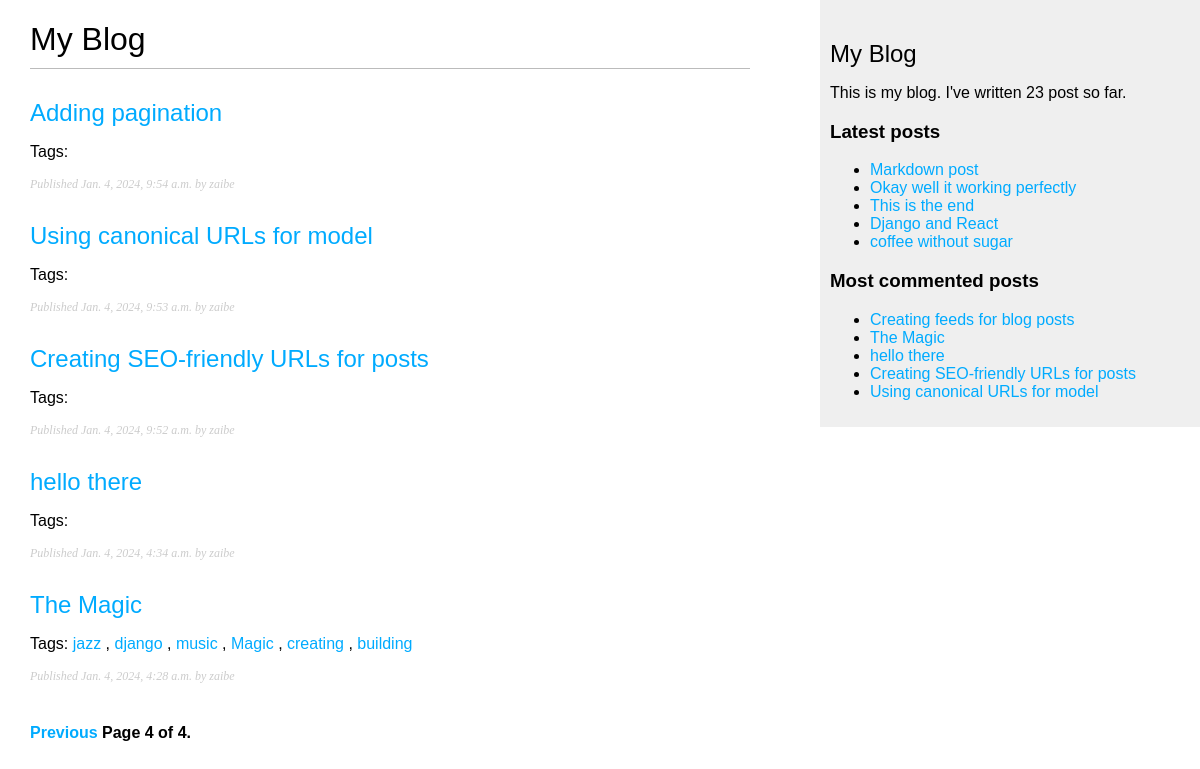
The app's page /blog/?page=4 with its own data.
### blog/models.py (models this page shows, shortened)
class Post(models.Model):
    tags = TaggableManager()
    class Status(models.TextChoices):
        DRAFT = 'DF', 'Draft'
        PUBLISHED = 'PB', 'Published'
    title = models.CharField(max_length=250)
    slug = models.SlugField(max_length=250, unique_for_date='publish')
    author = models.ForeignKey(User, on_delete=models.CASCADE,
                            related_name='blog_posts')
    body = models.TextField()
    publish = models.DateTimeField(default=timezone.now)
    created = models.DateTimeField(auto_now_add=True)
    updated = models.DateTimeField(auto_now=True)
    status = models.CharField(max_length=2,choices=Status.choices,
                            default=Status.DRAFT)
    objects = models.Manager() # The default manager.
    published = PublishedManager() # Our custom manager.
    class Meta:
        ordering = ['-publish']
        indexes = [
            models.Index(fields=['-publish']),
        ]
    def get_absolute_url(self):
        return reverse('blog:post_detail',
                        args=[self.publish.year,
                                self.publish.month,
                                self.publish.day,
                                self.slug])

### blog/views.py (the view)
# urls.py: path('', views.post_list, name='post_list'),
def post_list(request, tag_slug=None):
    post_list = Post.published.all()
    tag = None
    if tag_slug:
        tag = get_object_or_404(Tag, slug=tag_slug)
        post_list = post_list.filter(tags__in=[tag])
    paginator = Paginator(post_list, 6)
    page_number = request.GET.get('page', 1)
    try:
        posts = paginator.page(page_number)
    except PageNotAnInteger:
        posts = paginator.page(1)
    except EmptyPage:
        posts = paginator.page(paginator.num_pages)
    return render(request, 'blog/post/list.html', {'posts': posts,
                                                   'tag': tag})

### blog/models.py (called while the page is built)
    def get_queryset(self):
        return super().get_queryset()\
            .filter(status=Post.Status.PUBLISHED)

### blog/templatetags/blog_tags.py (called while the page is built)
@register.simple_tag
def total_posts():
    return Post.published.count()

@register.inclusion_tag('blog/post/latest_posts.html')
def show_latest_posts(count=5):
    latest_posts = Post.published.order_by('-publish')[:count]
    return {'latest_posts': latest_posts}

@register.simple_tag
def get_most_commented_posts(count=5):
    return Post.published.annotate(
        total_comments=Count('comments')
    ).order_by('-total_comments')[:count]

### blog/templates/blog/post/list.html (shortened to what this page needs)
{% extends "blog/base.html" %}
{% block content %}
  <h1>My Blog</h1>
  {% for post in posts %}
    <h2>
      <a href="{{ post.get_absolute_url }}">
        {{ post.title }}
      </a>
    </h2>
    <p class="tags">
      Tags:
      {% for tag in post.tags.all %}
        <a href="{% url "blog:post_list_by_tag" tag.slug %}">
          {{ tag.name }}
        </a>
        {% if not forloop.last %}, {% endif %}
      {% endfor %}
    </p>
    <p class="date">
      Published {{ post.publish }} by {{ post.author }}
    </p>
  {% endfor %}
  {% include "pagination.html" with page=posts %}
{% endblock %}

### blog/templates/blog/base.html (shortened to what this page needs)
{% load blog_tags %}
{% load static %}
<!DOCTYPE html>
<html lang="en">
<head>
    <link href="{% static "css/blog.css" %}" rel="stylesheet">
</head>
<body>
    <div id="content">
        {% block content %}
        {% endblock %}
    </div>
    <div id="sidebar">
        <h2>My Blog</h2>
        <p>
            This is my blog.
            I've written {% total_posts %} post so far.
        </p>
        <h3>Latest posts</h3>
        {% show_latest_posts %}
        <h3>Most commented posts</h3>
        {% get_most_commented_posts as most_commented_posts %}
        <ul>
            {% for post in most_commented_posts %}
                <li>
                    <a href="{{ post.get_absolute_url }}">{{ post.title }}</a>
                </li>
            {% endfor %}
            </ul>
    </div>
</body>
</html>

### blog/templates/blog/post/latest_posts.html
<ul>
    {% for post in latest_posts %}
        <li>
            <a href="{{ post.get_absolute_url }}">{{ post.title }}</a>
        </li>
    {% endfor %}
    </ul>

### blog/static/css/blog.css (style rules this page uses)
body { margin:0; padding:0; font-family:helvetica, sans-serif; }
a { color:#00abff; text-decoration:none; }
h1 { font-weight:normal; border-bottom:1px solid #bbb; padding:0 0 10px 0; }
h2 { font-weight:normal; margin:30px 0 0; }
#content { float:left; width:60%; padding:0 0 0 30px; }
#sidebar { float:right; width:30%; padding:10px; background:#efefef; height:100%; }
p.date { color:#ccc; font-family: georgia, serif; font-size: 12px; font-style: italic; }

### records on screen
Post: title "Adding pagination", publish "Jan. 4, 2024, 9:54 a.m.", author "zaibe"
Post: title "Using canonical URLs for model", publish "Jan. 4, 2024, 9:53 a.m.", author "zaibe"
Post: title "Creating SEO-friendly URLs for posts", publish "Jan. 4, 2024, 9:52 a.m.", author "zaibe"
Post: title "hello there", publish "Jan. 4, 2024, 4:34 a.m.", author "zaibe"
Post: title "The Magic", publish "Jan. 4, 2024, 4:28 a.m.", author "zaibe"
Tag: name "jazz"
Tag: name "django"
Tag: name "music"
Tag: name "Magic"
Tag: name "creating"
Tag: name "building"
Post: title "Markdown post"
Post: title "Okay well it working perfectly"
Post: title "This is the end"
Post: title "Django and React"
Post: title "coffee without sugar"
Post: title "Creating feeds for blog posts"

### other values on screen
{{ page.number }} "4"
{{ page.paginator.num_pages }} "4"
